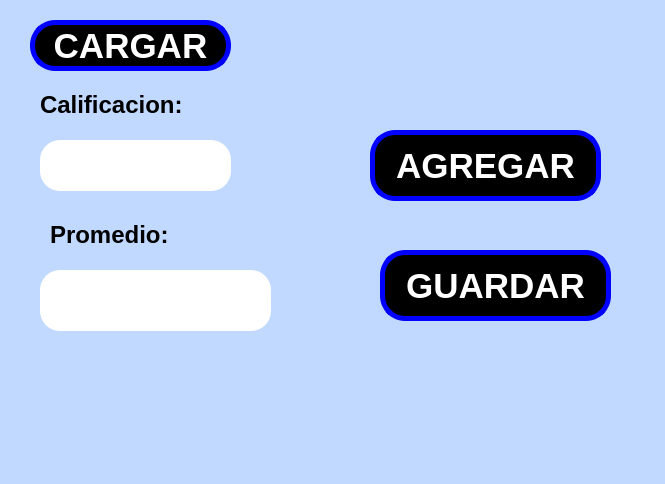
<?xml version="1.0" encoding="UTF-8"?>
<ui version="4.0">
 <class>MainWindow</class>
 <widget class="QMainWindow" name="MainWindow">
  <property name="geometry">
   <rect>
    <x>0</x>
    <y>0</y>
    <width>665</width>
    <height>484</height>
   </rect>
  </property>
  <property name="font">
   <font>
    <pointsize>17</pointsize>
   </font>
  </property>
  <property name="windowTitle">
   <string>MainWindow</string>
  </property>
  <property name="styleSheet">
   <string notr="true">background-color: rgb(193, 217, 255);</string>
  </property>
  <widget class="QWidget" name="centralwidget">
   <widget class="QPushButton" name="btn_agregar">
    <property name="geometry">
     <rect>
      <x>370</x>
      <y>130</y>
      <width>231</width>
      <height>71</height>
     </rect>
    </property>
    <property name="font">
     <font>
      <pointsize>26</pointsize>
      <weight>75</weight>
      <bold>true</bold>
     </font>
    </property>
    <property name="styleSheet">
     <string notr="true">background-color: rgb(0, 0, 0);
color: rgb(255, 255, 255);
border-radius:25px;
border: 5px solid blue;</string>
    </property>
    <property name="text">
     <string>AGREGAR</string>
    </property>
   </widget>
   <widget class="QLineEdit" name="txt_calificacion">
    <property name="geometry">
     <rect>
      <x>40</x>
      <y>140</y>
      <width>191</width>
      <height>51</height>
     </rect>
    </property>
    <property name="font">
     <font>
      <pointsize>25</pointsize>
      <weight>75</weight>
      <bold>true</bold>
     </font>
    </property>
    <property name="styleSheet">
     <string notr="true">border-radius:20px;
background-color: rgb(255, 255, 255);</string>
    </property>
    <property name="text">
     <string/>
    </property>
    <property name="alignment">
     <set>Qt::AlignCenter</set>
    </property>
   </widget>
   <widget class="QLabel" name="label">
    <property name="geometry">
     <rect>
      <x>40</x>
      <y>90</y>
      <width>221</width>
      <height>31</height>
     </rect>
    </property>
    <property name="text">
     <string>&lt;html&gt;&lt;head/&gt;&lt;body&gt;&lt;p&gt;&lt;span style=&quot; font-size:18pt; font-weight:700;&quot;&gt;Calificacion:&lt;/span&gt;&lt;/p&gt;&lt;/body&gt;&lt;/html&gt;</string>
    </property>
   </widget>
   <widget class="QLineEdit" name="txt_promedio">
    <property name="geometry">
     <rect>
      <x>40</x>
      <y>270</y>
      <width>231</width>
      <height>61</height>
     </rect>
    </property>
    <property name="font">
     <font>
      <pointsize>25</pointsize>
      <weight>75</weight>
      <bold>true</bold>
     </font>
    </property>
    <property name="styleSheet">
     <string notr="true">border-radius:20px;
background-color: rgb(255, 255, 255);</string>
    </property>
    <property name="text">
     <string/>
    </property>
    <property name="alignment">
     <set>Qt::AlignCenter</set>
    </property>
   </widget>
   <widget class="QLabel" name="label_3">
    <property name="geometry">
     <rect>
      <x>50</x>
      <y>220</y>
      <width>171</width>
      <height>31</height>
     </rect>
    </property>
    <property name="text">
     <string>&lt;html&gt;&lt;head/&gt;&lt;body&gt;&lt;p&gt;&lt;span style=&quot; font-size:18pt; font-weight:700;&quot;&gt;Promedio:&lt;/span&gt;&lt;/p&gt;&lt;/body&gt;&lt;/html&gt;</string>
    </property>
   </widget>
   <widget class="QPushButton" name="btn_guardar">
    <property name="geometry">
     <rect>
      <x>380</x>
      <y>250</y>
      <width>231</width>
      <height>71</height>
     </rect>
    </property>
    <property name="font">
     <font>
      <pointsize>26</pointsize>
      <weight>75</weight>
      <bold>true</bold>
     </font>
    </property>
    <property name="styleSheet">
     <string notr="true">background-color: rgb(0, 0, 0);
color: rgb(255, 255, 255);
border-radius:25px;
border: 5px solid blue;</string>
    </property>
    <property name="text">
     <string>GUARDAR</string>
    </property>
   </widget>
   <widget class="QPushButton" name="btn_cargar">
    <property name="geometry">
     <rect>
      <x>30</x>
      <y>20</y>
      <width>201</width>
      <height>51</height>
     </rect>
    </property>
    <property name="font">
     <font>
      <pointsize>26</pointsize>
      <weight>75</weight>
      <bold>true</bold>
     </font>
    </property>
    <property name="styleSheet">
     <string notr="true">background-color: rgb(0, 0, 0);
color: rgb(255, 255, 255);
border-radius:25px;
border: 5px solid blue;</string>
    </property>
    <property name="text">
     <string>CARGAR</string>
    </property>
   </widget>
  </widget>
  <widget class="QMenuBar" name="menubar">
   <property name="geometry">
    <rect>
     <x>0</x>
     <y>0</y>
     <width>665</width>
     <height>26</height>
    </rect>
   </property>
  </widget>
  <widget class="QStatusBar" name="statusbar"/>
 </widget>
 <resources/>
 <connections/>
</ui>
